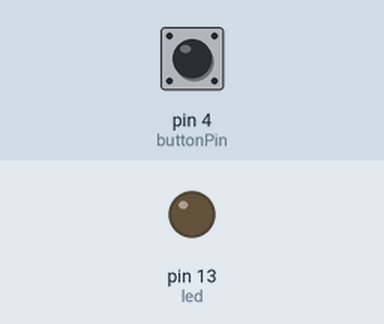
Simulated run of this sketch. Board: Arduino Uno, built with avr-gcc and run on an emulated ATmega328P. On the bench: output pins drawn as LEDs (lit = HIGH). The test bench sets the inputs (shaded band); at power-on: pin 4 (buttonPin) LOW.

Above: at 1.2 s.
1.3 s: pin 4 (buttonPin) pulled HIGH for 0.15 s
At 1.37 s:
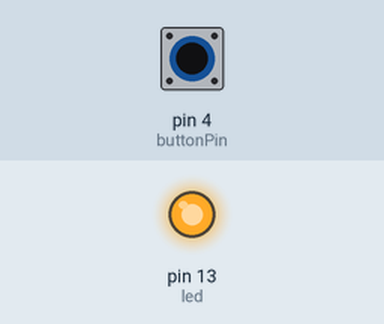
2.9 s: pin 4 (buttonPin) pulled HIGH for 3.2 s
At 6.6 s:
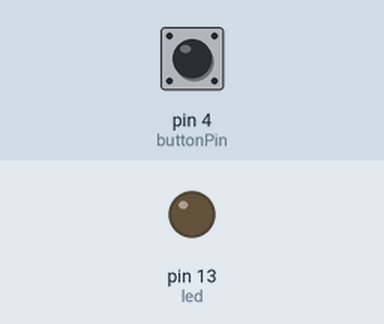
Timing chart, 0 to 8.1 s (numbered marks = the images above; inputs shaded):
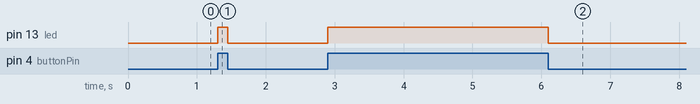

The sketch:

sketch_apr02b.ino
```cpp
int buttonPin = 4;
int led = 13;
int buttonState = 0;
void setup() {
  // put your setup code here, to run once:
  pinMode(buttonPin,INPUT);
  pinMode(led, OUTPUT);
}

void loop() {
  // put your main code here, to run repeatedly:
  buttonState = digitalRead(buttonPin);

  if(buttonState == HIGH){
    digitalWrite(led,HIGH);
  }else{
    digitalWrite(led,LOW);
  }
}
```

Measured:
- after the input at 1.3 s, pin 13 (led): LOW → HIGH at once, → LOW 0.15 s later
- after the input at 2.9 s, pin 13 (led): LOW → HIGH at once, → LOW 3.2 s later
